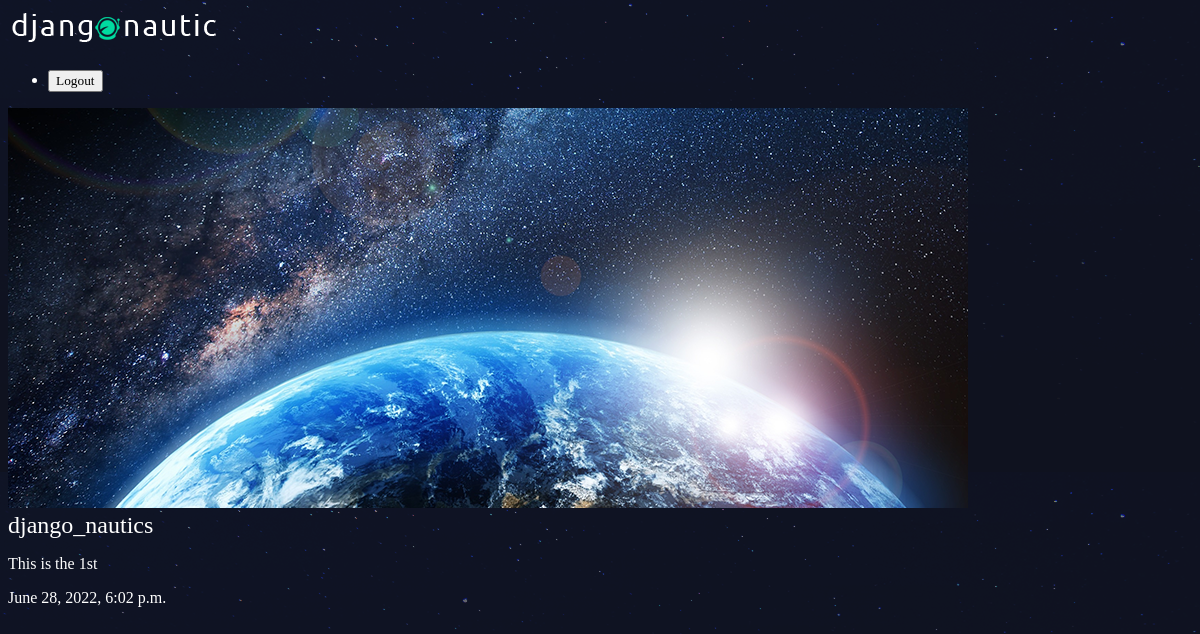
Screenshot of /articles/article_details/django-notes with the database file from the repository.
### articles/models.py (models this page shows, shortened)
class Articles(models.Model):
    title=models.CharField(max_length=100)
    slug=models.SlugField()
    body=models.TextField()
    date=models.DateTimeField(auto_now=True)
    thumb=models.ImageField(default='default.png', blank=True)
    author=models.ForeignKey(User, default=None, on_delete=models.PROTECT)

### articles/views.py (the view)
# urls.py: path('article_details/<slug>', views.article_details, name="details")
def article_details(request, slug):
    article=Articles.objects.get(slug=slug)
    return render(request, "articles/article_details.html", {'article': article})

### articles/templates/articles/article_details.html (shortened to what this page needs)
{% extends 'base_layout.html'%}
{% block content %}
<div class="article-detail">
  <div class="article">
    <img src="{{ article.thumb.url }}">
    <h2>{{ article.title }}</h2>
    <p>{{ article.body }}</p>
    <p>{{ article.date }}</p>
  </div>
</div>
{% endblock content %}

### assets/styles.css (style rules this page uses)
body { background-color: #0f121f; background-image: url(/static/stars.png); color: #fff; }
body * { font-family: Ubuntu; }
h1, h2, h3, h4, h5 { font-weight: normal; margin: 0; }

### rows the page displays
Articles: thumb (picture), title "django_nautics", body "This is the 1st", date "June 28, 2022, 6:02 p.m."
